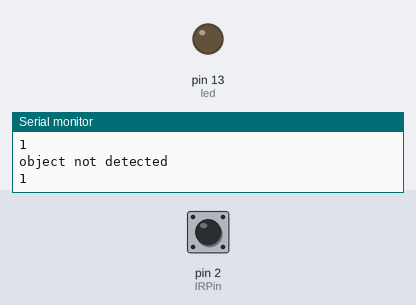
This sketch was run on a simulated Arduino Uno, built with avr-gcc and run on an emulated ATmega328P. Parts: output pins drawn as LEDs (lit = HIGH), the last lines printed to the serial monitor. Dashed ring = blinking. The inputs (shaded band) are chosen by the test bench; at power-on: pin 2 (IRPin) HIGH.

Above: at 1.2 s.
1.3 s: pin 2 (IRPin) driven LOW
At 2.5 s:
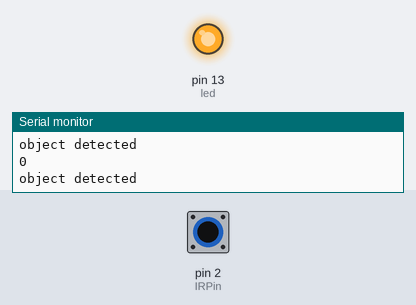
2.8 s: pin 2 (IRPin) driven HIGH
At 3.7 s:
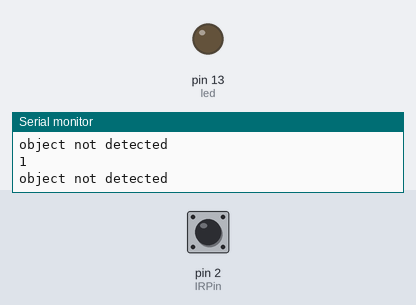
5.8 s: pin 2 (IRPin) pulsed LOW 5 times (0.12 s each, 0.3 s apart)
At 6.16 s:
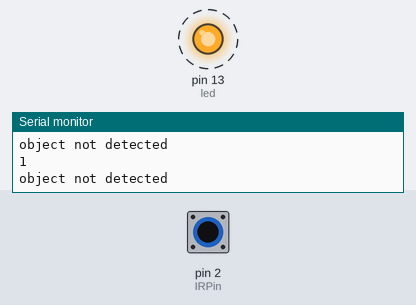
10.3 s: pin 2 (IRPin) pulsed LOW 2 times (0.12 s each, 0.3 s apart)
At 12.1 s:
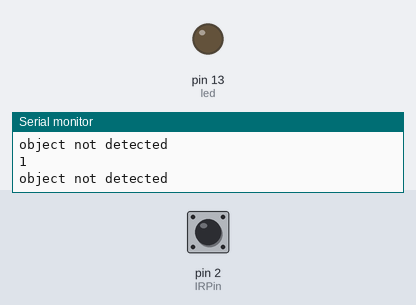
Timing chart, 0 to 13.6 s (numbered marks = the images above; inputs shaded):
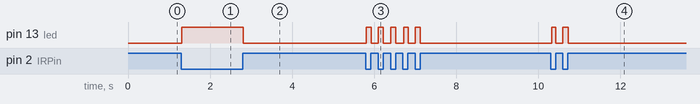

Measured:
- after the input at 1.3 s, pin 13 (led): LOW → HIGH at once
- after the input at 2.8 s, pin 13 (led): HIGH → LOW at once
- after the input at 5.8 s, pin 13 (led): alternates HIGH for 0.12 s and LOW for 0.17 s, 10 changes in all, then stays LOW, starting at once
- after the input at 10.3 s, pin 13 (led): alternates HIGH for 0.11 s and LOW for 0.17 s, 4 changes in all, then stays LOW, starting at once

The sketch:

week2.ino
```cpp
int IRPin=2;
int led=13;
int value;
void setup() {
  pinMode(IRPin,INPUT);
  Serial.begin(9600);
  pinMode(led,OUTPUT);
}
void loop() {
  value=digitalRead(IRPin);
  Serial.println(value);
  if(digitalRead(IRPin)==0)
  {
    digitalWrite(led,HIGH);
    Serial.println("object detected");
  }
  else{
    digitalWrite(led,LOW);
    Serial.println("object not detected");
  }
}
```
